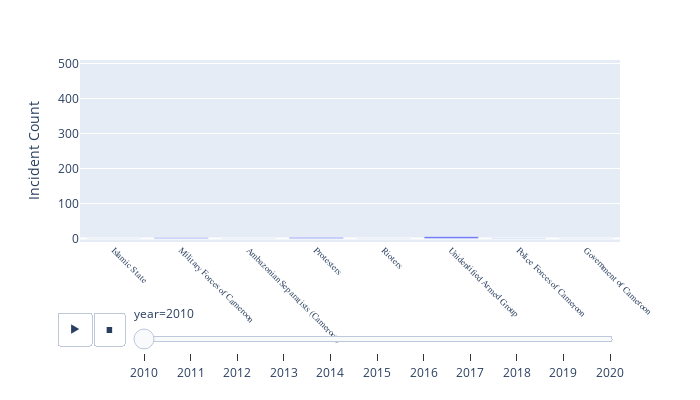

Notebook code cell kept with this figure:
### Markdown cell above
## Selected actors: Conflict incident count 2010-2020

The following is an animated time series showing how incident counts have changed for the time period 2010-2020 for the top conflict actors in Cameroon

### Code cell
# actors_anim = df_cam.groupby(['actor1','year']).size().reset_index(name='counts')
# #sort actors df by counts
# actors_anim= actors_anim.sort_values(by=['year','counts'],ascending=(True,False))
# actors_anim.to_csv('actors_anim.csv', index=False,encoding='utf-8')

PATH = r'C:\Users\Zurdo\Documents\Rangel\Summer Internship\SI 2021\INR\Conflict'

actors_anim_sorted = pd.read_csv(PATH+r'\actors_anim_sorted.csv',engine = 'python')


fig = px.bar(actors_anim_sorted, x="actor1",  y="counts",
                 animation_group='actor1', hover_name="actor1", #color = 'name',
                 animation_frame='year',
            width=700, height=400)
fig.layout.updatemenus[0].buttons[0].args[1]["frame"]["duration"] = 1000
fig.update_layout(
    xaxis_title=" ")
fig.update_xaxes(title="",tickfont=dict(family='Rockwell', size=9),tickangle=45)
fig.update_yaxes(title="Incident Count")
# fig.update_layout(
#     xaxis = {
#      'tickmode': 'array',
#      'tickvals': list(range(15)),
#      'ticktext': actors['actor1'].str.slice(start=0,stop=35).tolist(),
#     }
# )

fig.update_xaxes(tickangle=45)
fig.update_yaxes(range=[-10, 510])

fig.show()

### work on order

### Figure 1 — Plotly figure (JSON) as saved in the notebook; plotly's stock layout.template omitted (floating-point values rounded to 4 significant figures)
{"data": [{"alignmentgroup": "True", "hovertemplate": "<b>%{hovertext}</b><br><br>year=2010<br>actor1=%{x}<br>counts=%{y}<extra></extra>", "hovertext": ["Islamic State", "Military Forces of Cameroon", "Ambazonian Separatists (Cameroon)", "Protesters", "Rioters", "Unidentified Armed Group", "Police Forces of Cameroon", "Islamic State", "Government of Cameroon"], "ids": ["Islamic State", "Military Forces of Cameroon", "Ambazonian Separatists (Cameroon)", "Protesters", "Rioters", "Unidentified Armed Group", "Police Forces of Cameroon", "Islamic State", "Government of Cameroon"], "legendgroup": "", "marker": {"color": "#636efa"}, "name": "", "offsetgroup": "", "orientation": "v", "showlegend": false, "textposition": "auto", "type": "bar", "x": ["Islamic State", "Military Forces of Cameroon", "Ambazonian Separatists (Cameroon)", "Protesters", "Rioters", "Unidentified Armed Group", "Police Forces of Cameroon", "Islamic State", "Government of Cameroon"], "xaxis": "x", "y": [0, 2, 0, 3, 0, 5, 1, 0, 0], "yaxis": "y"}], "layout": {"barmode": "relative", "height": 400, "legend": {"tracegroupgap": 0}, "margin": {"t": 60}, "sliders": [{"active": 0, "currentvalue": {"prefix": "year="}, "len": 0.9, "pad": {"b": 10, "t": 60}, "steps": [{"args": [["2010"], {"frame": {"duration": 0, "redraw": true}, "fromcurrent": true, "mode": "immediate", "transition": {"duration": 0, "easing": "linear"}}], "label": "2010", "method": "animate"}, {"args": [["2011"], {"frame": {"duration": 0, "redraw": true}, "fromcurrent": true, "mode": "immediate", "transition": {"duration": 0, "easing": "linear"}}], "label": "2011", "method": "animate"}, {"args": [["2012"], {"frame": {"duration": 0, "redraw": true}, "fromcurrent": true, "mode": "immediate", "transition": {"duration": 0, "easing": "linear"}}], "label": "2012", "method": "animate"}, {"args": [["2013"], {"frame": {"duration": 0, "redraw": true}, "fromcurrent": true, "mode": "immediate", "transition": {"duration": 0, "easing": "linear"}}], "label": "2013", "method": "animate"}, {"args": [["2014"], {"frame": {"duration": 0, "redraw": true}, "fromcurrent": true, "mode": "immediate", "transition": {"duration": 0, "easing": "linear"}}], "label": "2014", "method": "animate"}, {"args": [["2015"], {"frame": {"duration": 0, "redraw": true}, "fromcurrent": true, "mode": "immediate", "transition": {"duration": 0, "easing": "linear"}}], "label": "2015", "method": "animate"}, {"args": [["2016"], {"frame": {"duration": 0, "redraw": true}, "fromcurrent": true, "mode": "immediate", "transition": {"duration": 0, "easing": "linear"}}], "label": "2016", "method": "animate"}, {"args": [["2017"], {"frame": {"duration": 0, "redraw": true}, "fromcurrent": true, "mode": "immediate", "transition": {"duration": 0, "easing": "linear"}}], "label": "2017", "method": "animate"}, {"args": [["2018"], {"frame": {"duration": 0, "redraw": true}, "fromcurrent": true, "mode": "immediate", "transition": {"duration": 0, "easing": "linear"}}], "label": "2018", "method": "animate"}, {"args": [["2019"], {"frame": {"duration": 0, "redraw": true}, "fromcurrent": true, "mode": "immediate", "transition": {"duration": 0, "easing": "linear"}}], "label": "2019", "method": "animate"}, {"args": [["2020"], {"frame": {"duration": 0, "redraw": true}, "fromcurrent": true, "mode": "immediate", "transition": {"duration": 0, "easing": "linear"}}], "label": "2020", "method": "animate"}], "x": 0.1, "xanchor": "left", "y": 0, "yanchor": "top"}], "updatemenus": [{"buttons": [{"args": [null, {"frame": {"duration": 1000, "redraw": true}, "fromcurrent": true, "mode": "immediate", "transition": {"duration": 500, "easing": "linear"}}], "label": "&#9654;", "method": "animate"}, {"args": [[null], {"frame": {"duration": 0, "redraw": true}, "fromcurrent": true, "mode": "immediate", "transition": {"duration": 0, "easing": "linear"}}], "label": "&#9724;", "method": "animate"}], "direction": "left", "pad": {"r": 10, "t": 70}, "showactive": false, "type": "buttons", "x": 0.1, "xanchor": "right", "y": 0, "yanchor": "top"}], "width": 700, "xaxis": {"anchor": "y", "domain": [0, 1], "tickangle": 45, "tickfont": {"family": "Rockwell", "size": 9}, "title": {"text": ""}}, "yaxis": {"anchor": "x", "domain": [0, 1], "range": [-10, 510], "title": {"text": "Incident Count"}}}}
